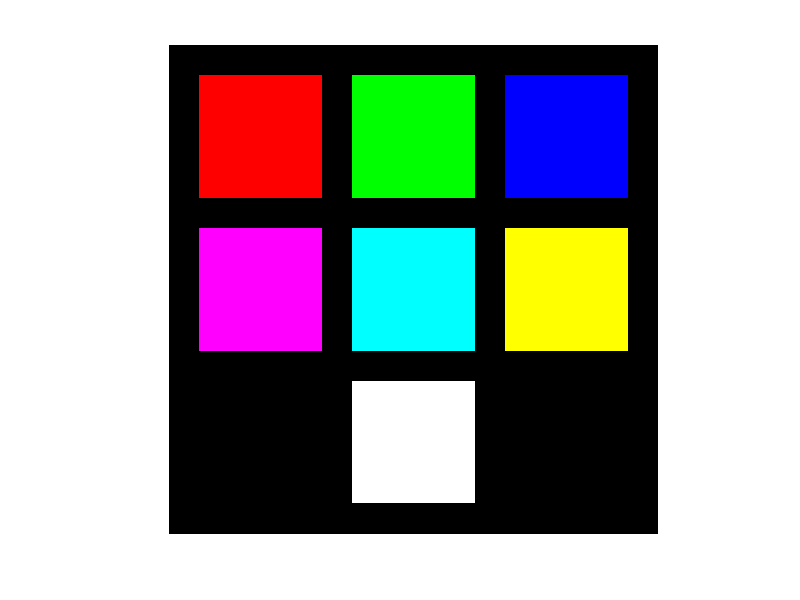
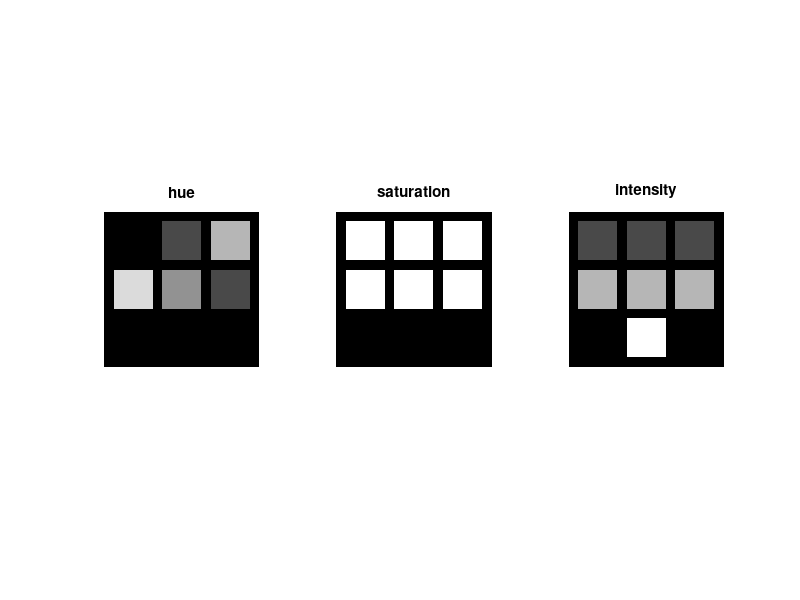

These charts were generated, in order, by the following MATLAB code:
%% Part 3

M=800; % it should be multiples of 16.

img_part3 = zeros(M,M,3, 'uint8');
img_part3_hsi = zeros(M,M,3, 'uint8');

img_part3(M*1/16:M*5/16, M*1/16:M*5/16, 1) = 255; % red color
img_part3(M*1/16:M*5/16, M*6/16:M*10/16, 2) = 255; % green color
img_part3(M*1/16:M*5/16, M*11/16:M*15/16, 3) = 255; % blue color

img_part3(M*6/16:M*10/16, M*1/16:M*5/16, [1 3]) = 255; % magenta color
img_part3(M*6/16:M*10/16, M*6/16:M*10/16, [2 3]) = 255; % cyan color
img_part3(M*6/16:M*10/16, M*11/16:M*15/16, [1 2]) = 255; % yellow color

img_part3(M*11/16:M*15/16, M*6/16:M*10/16, [1 2 3]) = 255; % white color

imshow(img_part3);
% imwrite(img_part3, 'img_part3.jpg');

% hue values
img_part3_hsi(M*1/16:M*5/16, M*1/16:M*5/16, 1) = uint8(0*(255/7)); % red color
img_part3_hsi(M*1/16:M*5/16, M*6/16:M*10/16, 1) = uint8(2*(255/7)); % green color
img_part3_hsi(M*1/16:M*5/16, M*11/16:M*15/16, 1) = uint8(5*(255/7)); % blue color

img_part3_hsi(M*6/16:M*10/16, M*1/16:M*5/16, 1) = uint8(6*(255/7)); % magenta color
img_part3_hsi(M*6/16:M*10/16, M*6/16:M*10/16, 1) = uint8(4*(255/7)); % cyan color
img_part3_hsi(M*6/16:M*10/16, M*11/16:M*15/16, 1) = uint8(2*(255/7)); % yellow color

img_part3_hsi(M*11/16:M*15/16, M*6/16:M*10/16, 1) = uint8(0*(255/7)); % white color

% saturation values
img_part3_hsi(M*1/16:M*5/16, M*1/16:M*5/16, 2) = uint8(7*(255/7)); % red color
img_part3_hsi(M*1/16:M*5/16, M*6/16:M*10/16, 2) = uint8(7*(255/7)); % green color
img_part3_hsi(M*1/16:M*5/16, M*11/16:M*15/16, 2) = uint8(7*(255/7)); % blue color

img_part3_hsi(M*6/16:M*10/16, M*1/16:M*5/16, 2) = uint8(7*(255/7)); % magenta color
img_part3_hsi(M*6/16:M*10/16, M*6/16:M*10/16, 2) = uint8(7*(255/7)); % cyan color
img_part3_hsi(M*6/16:M*10/16, M*11/16:M*15/16, 2) = uint8(7*(255/7)); % yellow color

img_part3_hsi(M*11/16:M*15/16, M*6/16:M*10/16, 2) = 0; % white color

% intensity values
img_part3_hsi(M*1/16:M*5/16, M*1/16:M*5/16, 3) = uint8(2*(255/7)); % red color
img_part3_hsi(M*1/16:M*5/16, M*6/16:M*10/16, 3) = uint8(2*(255/7)); % green color
img_part3_hsi(M*1/16:M*5/16, M*11/16:M*15/16, 3) = uint8(2*(255/7)); % blue color

img_part3_hsi(M*6/16:M*10/16, M*1/16:M*5/16, 3) = uint8(5*(255/7)); % magenta color
img_part3_hsi(M*6/16:M*10/16, M*6/16:M*10/16, 3) = uint8(5*(255/7)); % cyan color
img_part3_hsi(M*6/16:M*10/16, M*11/16:M*15/16, 3) = uint8(5*(255/7)); % yellow color

img_part3_hsi(M*11/16:M*15/16, M*6/16:M*10/16, 3) = uint8(7*(255/7)); % white color


figure();
subplot(1,3,1);
imshow(img_part3_hsi(:,:,1))
title('hue')
subplot(1,3,2);
imshow(img_part3_hsi(:,:,2))
title('saturation')
subplot(1,3,3);
imshow(img_part3_hsi(:,:,3))
title('intensity')





